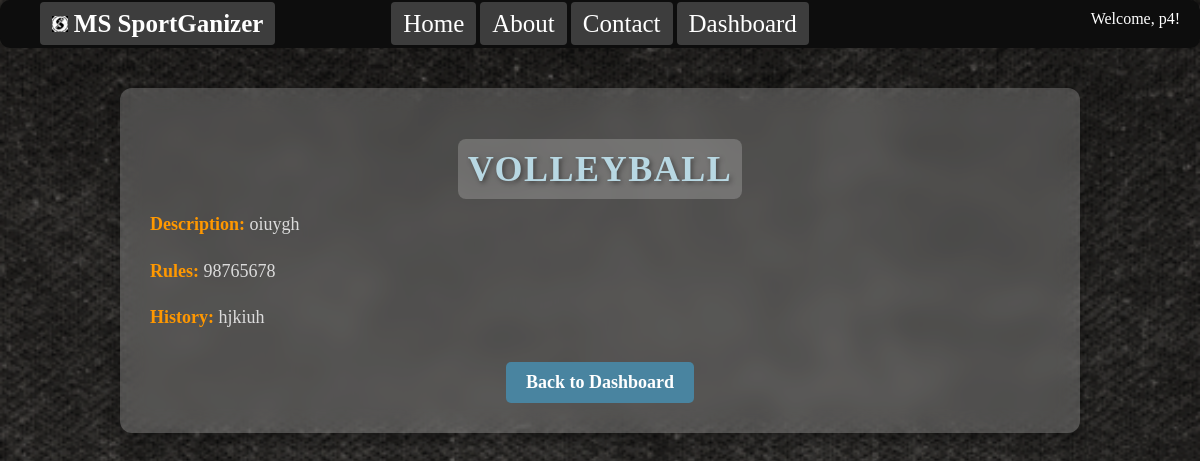
Page /sports/7/ (signed in) on the committed database.
### accounts/models.py (models this page shows, shortened)
class CustomUser(AbstractUser):
    ROLE_CHOICES = [
        ('admin', 'Admin'),
        ('player', 'Player'),
        ('coach', 'Coach'),
    ]
    role = models.CharField(max_length=20, choices=ROLE_CHOICES)
    age = models.IntegerField(null=True, blank=True)
    phone_number = models.CharField(max_length=15, null=True, blank=True)
    sport = models.ForeignKey('app.Sport', on_delete=models.CASCADE, null=True, blank=True)
    team = models.ForeignKey('app.Team', on_delete=models.CASCADE, null=True, blank=True)
    league = models.ForeignKey('app.League', on_delete=models.CASCADE, null=True, blank=True)
    position = models.ForeignKey('app.Position', on_delete=models.CASCADE, null=True, blank=True)
    jersey_number = models.IntegerField(null=True, blank=True)
    coaching_experience = models.TextField(null=True, blank=True)

### app/models.py (models this page shows, shortened)
class Sport(models.Model):
    sport_name = models.CharField(max_length=100)
    description = models.TextField(blank=True, null=True)
    rules = models.TextField(blank=True, null=True)
    history = models.TextField(blank=True, null=True)
    icon_path = models.CharField(max_length=255, blank=True)  # Local file path

### app/views.py (the view)
# urls.py: path('sports/<int:pk>/', SportsDetailView.as_view(), name='sports_detail'),
class SportsDetailView(DetailView):
    template_name = 'app/sports/sports_detail.html'
    model = Sport
    context_object_name ='sport'

### app/templates/app/sports/sports_detail.html (shortened to what this page needs)
{% extends 'app/base.html' %}
{% load static %}
{% block content %}
   <div class="sport-entry glass-effect">
      <h2 class="sport-title"><a href="">{{ sport.sport_name }}</a></h2>
      <p class="sport-description"><strong>Description:</strong> {{ sport.description }}</p>
      <p class="sport-rules"><strong>Rules:</strong> {{ sport.rules }}</p>
      <p class="sport-history"><strong>History:</strong> {{ sport.history }}</p>
   <div class="back-button">
      <a href="{% url 'dashboard' %}" class="back-link">Back to Dashboard</a>
   </div>
</div>
{% endblock content %}

### app/templates/app/navbar.html
{% load static %}
<header>
    <div class="header-title">
        {% if user.is_authenticated %}
        <h1><a href="{% url 'home' %}"><img src="{% static 'images/favicon.ico' %}" alt="Logo"> MS SportGanizer</a></h1>
        {% endif %}
    </div>
    <nav class="header-nav">
        <a href="{% url 'home' %}">Home</a>
        <a href="{% url 'about' %}">About</a>
        <a href="{% url 'contact' %}">Contact</a>
        {% if user.is_authenticated %}
        <a href="{% url 'dashboard' %}">Dashboard</a>
        {% endif %}
    </nav>
    <div class="header-auth">
        {% if user.is_authenticated %}
            <p>Welcome, {{ user.username }}!</p>
        {% endif %}
    </div>
</header>

### static/css/base.css (style rules this page uses)
body { background-color: #090909; background-image: url("/static/images/exclusive-paper.png"), linear-gradient(to bottom, #000000, #000000); background-blend-mode: normal; background-attachment: fixed; background-size: cover; height: 100vh; margin: 0; overflow-x: hidden; color: white; }
header { background-color: #0d0d0d; border-radius: 10px; padding: 10px; display: flex; justify-content: space-between; }
header a { color: white; text-decoration: none; font-size: 25px; padding: 8px 12px; border-radius: 4px; transition: background-color 0.3s ease; border: none; }
.header-title { flex: 1; }
.header-title h1 { margin: 0; font-size: 24px; }
.header-title h1 a { color: white; text-decoration: none; }
.header-nav { flex: 2; text-align: center; }
.header-auth { flex: 1; text-align: right; }
.header-auth p { display: inline; margin-right: 10px; color: white; }
h1, h3 { color: white; }
a { color: #b8d8e3; text-decoration: none; padding: 10px; background-color: rgba(255, 255, 255, 0.2); border-radius: 8px; transition: background-color 0.3s ease; }

### static/css/table.css (style rules this page uses)
h1 { color: #ffffff; }

### static/css/form.css (style rules this page uses)
h2 { color: #fff; text-align: center; margin-bottom: 15px; font-size: 24px; font-weight: bold; }
h2 { color: #fff; text-align: center; margin-bottom: 20px; font-size: 26px; font-weight: 600; }
h1, .section-title { color: #fff; text-align: center; margin-bottom: 20px; font-size: 26px; font-weight: 600; }

### static/css/details.css (style rules this page uses)
.sport-entry.glass-effect { background: rgba(255, 255, 255, 0.2); padding: 30px; border-radius: 12px; box-shadow: 0px 6px 20px rgba(0, 0, 0, 0.4); backdrop-filter: blur(12px); color: #fff; max-width: 900px; margin: 40px auto; transition: all 0.3s ease-in-out; }
.sport-entry.glass-effect .sport-title { color: #fff; text-align: center; font-size: 36px; font-weight: bold; letter-spacing: 1.5px; text-transform: uppercase; text-shadow: 2px 2px 5px rgba(0, 0, 0, 0.4); }
.sport-entry.glass-effect p { font-size: 18px; line-height: 1.6; color: #dcdcdc; margin-bottom: 15px; }
.sport-entry.glass-effect p strong { font-weight: bold; color: #ff9800; }
.back-button { text-align: center; margin-top: 30px; }
.back-link { display: inline-block; padding: 10px 20px; background-color: #4984a0; color: white; font-size: 18px; text-decoration: none; border-radius: 5px; font-weight: 600; transition: background-color 0.3s ease-in-out; }

### rows in the picture
CustomUser: username "p4"
Sport: sport_name "VOLLEYBALL", description "oiuygh", rules "98765678", history "hjkiuh"
